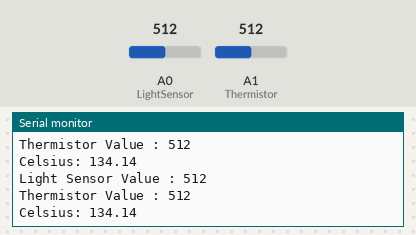
The sketch below on a simulated Arduino Uno, built with avr-gcc and run on an emulated ATmega328P. On the bench: the last lines printed to the serial monitor. Inputs (shaded band) come from the test bench; at power-on: A0 (LightSensor) = 512, A1 (Thermistor) = 512.

Above: at 2.8 s.
2.9 s: A0 (LightSensor) set to 986
At 3.9 s:
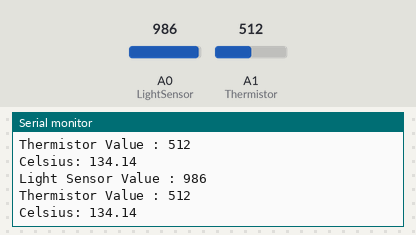
7.1 s: A0 (LightSensor) set to 1017
At 8.9 s:
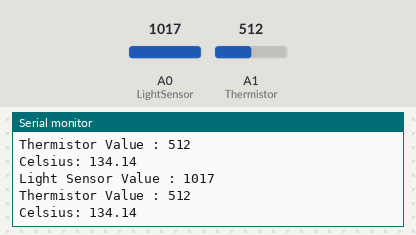
Timing chart, 0 to 10.4 s (numbered marks = the images above; inputs shaded):
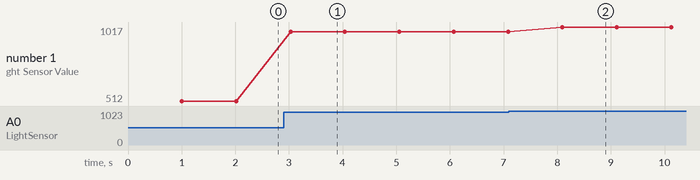

The sketch:

thermistor_01.ino
```cpp
#define LightSensor 0
#define Thermistor 1
void setup(){   Serial.begin(9600); }
float pad = 270;
int p_count = 0;
float convertToCelsius(int RawADC) {
  long Resistance;
  float Temp;  // Dual-Purpose variable to save space.
   Resistance=((1024 * pad / RawADC) - pad);
   Temp = log(Resistance);
   Temp = 1 / (0.001129148 + (0.000234125 * Temp) + (0.0000000876741 * Temp * Temp * Temp));
   Temp = Temp - 273.15;
   return Temp;
   }
 void loop(){
  if( p_count == 100 ){
    int val1 = analogRead(LightSensor);
    int val2 = analogRead(Thermistor);
    float temp = convertToCelsius(val2);
    Serial.print("Light Sensor Value : ");
    Serial.println(val1);
    Serial.print("Thermistor Value : ");
    Serial.println(val2);
    Serial.print("Celsius: ");
    Serial.println(temp,2);
    p_count = 0;
 }
 else p_count++;
 delay(10);
}
```

Measured:
- after the input at 2.9 s, the serial monitor: prints a new line after 0.13 s (image 1)
- after the input at 7.1 s, the serial monitor: prints a new line after 1.0 s (image 2)
- plotted number 1: 512 → 986 after the input at 2.9 s, 986 → 1017 after the input at 7.1 s
